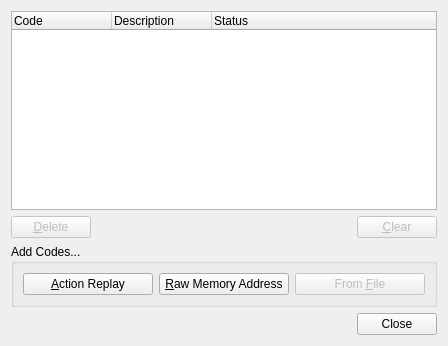
<ui version="4.0" >
 <class>UICheats</class>
 <widget class="QDialog" name="UICheats" >
  <property name="geometry" >
   <rect>
    <x>0</x>
    <y>0</y>
    <width>448</width>
    <height>346</height>
   </rect>
  </property>
  <property name="windowTitle" >
   <string>Cheats</string>
  </property>
  <layout class="QVBoxLayout" >
   <item>
    <widget class="QTreeWidget" name="twCheats" >
     <property name="columnCount" >
      <number>3</number>
     </property>
     <column>
      <property name="text" >
       <string>Code</string>
      </property>
     </column>
     <column>
      <property name="text" >
       <string>Description</string>
      </property>
     </column>
     <column>
      <property name="text" >
       <string>Status</string>
      </property>
     </column>
    </widget>
   </item>
   <item>
    <layout class="QHBoxLayout" >
     <item>
      <widget class="QPushButton" name="pbDelete" >
       <property name="enabled" >
        <bool>false</bool>
       </property>
       <property name="text" >
        <string>&amp;Delete</string>
       </property>
      </widget>
     </item>
     <item>
      <spacer>
       <property name="orientation" >
        <enum>Qt::Horizontal</enum>
       </property>
       <property name="sizeHint" >
        <size>
         <width>40</width>
         <height>20</height>
        </size>
       </property>
      </spacer>
     </item>
     <item>
      <widget class="QPushButton" name="pbClear" >
       <property name="enabled" >
        <bool>false</bool>
       </property>
       <property name="text" >
        <string>&amp;Clear</string>
       </property>
      </widget>
     </item>
    </layout>
   </item>
   <item>
    <widget class="QGroupBox" name="gbAddCodes" >
     <property name="title" >
      <string>Add Codes...</string>
     </property>
     <layout class="QHBoxLayout" >
      <item>
       <widget class="QPushButton" name="pbAR" >
        <property name="text" >
         <string>&amp;Action Replay</string>
        </property>
       </widget>
      </item>
      <item>
       <widget class="QPushButton" name="pbRaw" >
        <property name="text" >
         <string>&amp;Raw Memory Address</string>
        </property>
       </widget>
      </item>
      <item>
       <widget class="QPushButton" name="pbFile" >
        <property name="enabled" >
         <bool>false</bool>
        </property>
        <property name="text" >
         <string>From &amp;File</string>
        </property>
       </widget>
      </item>
     </layout>
    </widget>
   </item>
   <item>
    <widget class="QDialogButtonBox" name="dbbButtons" >
     <property name="standardButtons" >
      <set>QDialogButtonBox::Close</set>
     </property>
    </widget>
   </item>
  </layout>
 </widget>
 <resources/>
 <connections>
  <connection>
   <sender>dbbButtons</sender>
   <signal>rejected()</signal>
   <receiver>UICheats</receiver>
   <slot>reject()</slot>
   <hints>
    <hint type="sourcelabel" >
     <x>347</x>
     <y>321</y>
    </hint>
    <hint type="destinationlabel" >
     <x>335</x>
     <y>376</y>
    </hint>
   </hints>
  </connection>
 </connections>
</ui>
